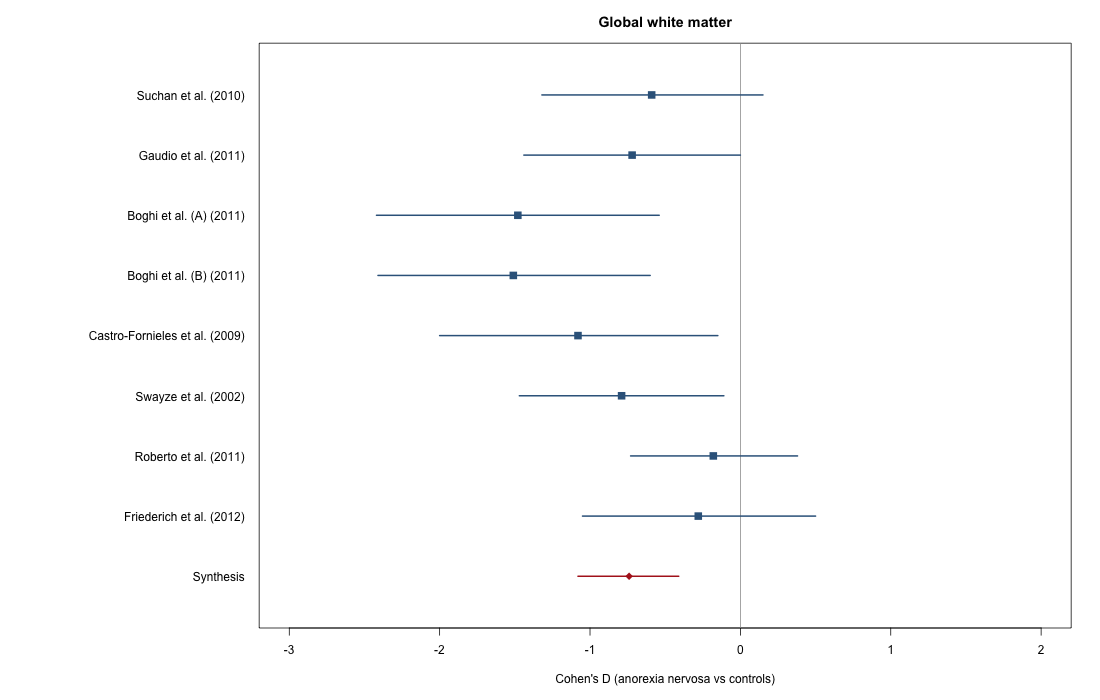

Generate this figure with R:
## Replot the extracted forest-plot table; CI type is only specified as "CI" in source.
me <- "Titova_etal_2013_Figure2_replot.R"
a <- grep("^--file=", commandArgs(FALSE), value=TRUE)
if (!length(a) || basename(sub("^--file=", "", a[1])) != me) stop("Run with Rscript")
folder <- dirname(normalizePath(sub("^--file=", "", a[1])))
base <- sub("_replot\\.R$", "", me)
d <- read.csv(file.path(folder, paste0(base, ".csv")), check.names=FALSE)
stopifnot(nrow(d)==9L)
y <- rev(seq_len(nrow(d)))
png(file.path(folder, paste0(base,"_replot.png")), width=1100, height=700)
par(mar=c(5,18,3,2))
plot(NA, xlim=c(-3,2), ylim=c(0.5,9.5), xlab="Cohen's D (anorexia nervosa vs controls)", ylab="", yaxt="n", main="Global white matter")
abline(v=0, col="gray60")
segments(d$CI_lower, y, d$CI_upper, y, col=ifelse(d$series_role=="pooled","firebrick","steelblue4"), lwd=2)
points(d$CohenD, y, pch=ifelse(d$series_role=="pooled",18,15), col=ifelse(d$series_role=="pooled","firebrick","steelblue4"), cex=1.4)
axis(2, at=y, labels=d$source_study, las=2, tick=FALSE)
dev.off()
